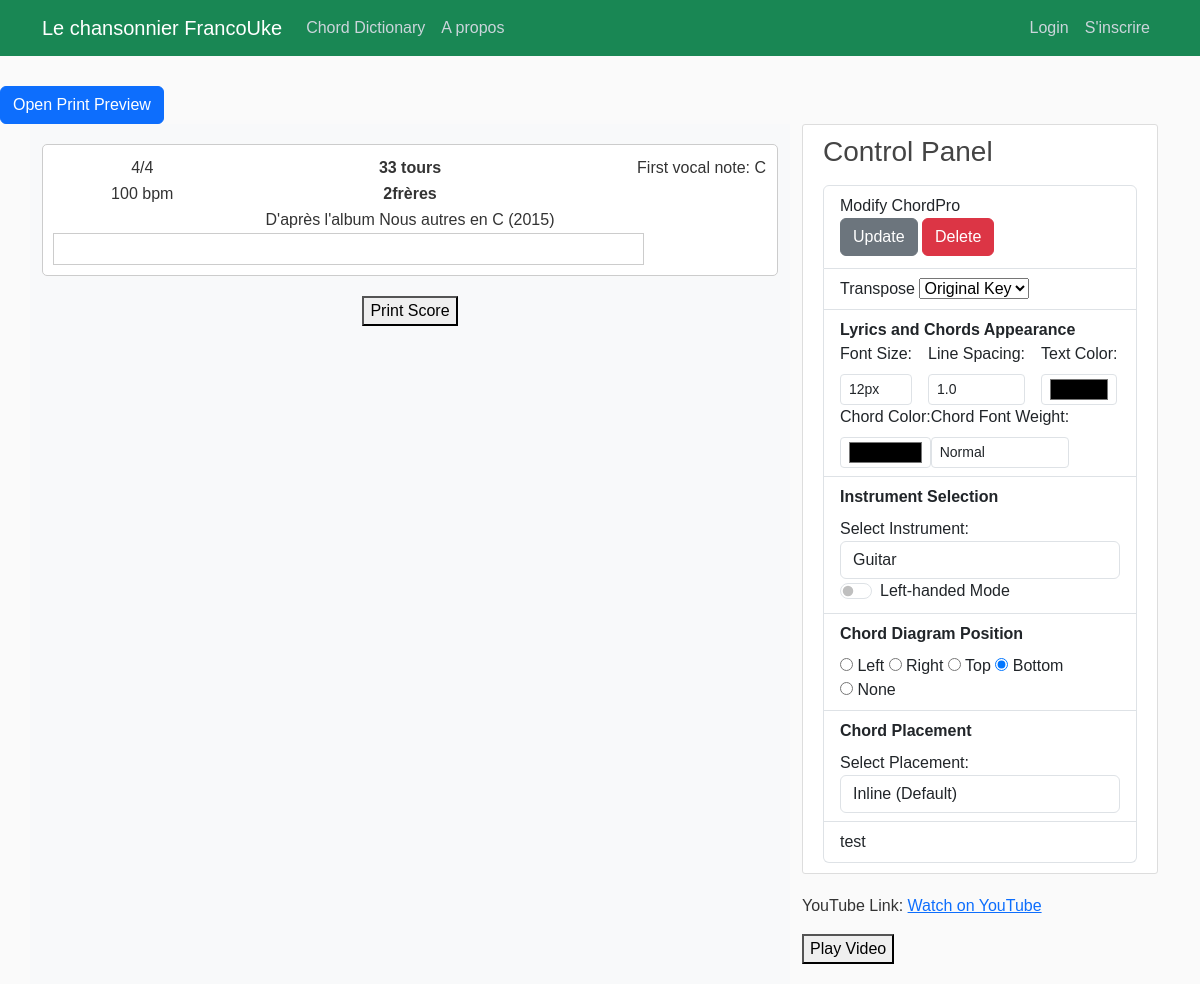
The page /score/253/ on the database its author committed.
### songbook/models.py (models this page shows, shortened)
class Song(models.Model):
    songTitle = models.CharField(max_length=100, blank=True, null=True)
    songChordPro = models.TextField()  # Original
    lyrics_with_chords = models.JSONField(null=True, blank=True)
    metadata = models.JSONField(blank=True, null=True)  # Stores metadata as JSON
    date_posted = models.DateField(default=timezone.now)
    contributor = models.ForeignKey(User, on_delete=models.CASCADE)
    abc_notation = models.TextField(blank=True, null=True, help_text="Optional ABC notation for this song.")
    tags = TaggableManager(blank=True)

### songbook/views.py (the view)
# urls.py: path('score/<int:pk>/', ScoreView.as_view(),name='score'),
class ScoreView(DetailView):
    model = Song
    template_name = 'songbook/song_simplescore.html'  # Temporary template for experiments
    context_object_name = 'score'
    def get_context_data(self, **kwargs):
        context = super().get_context_data(**kwargs)
        if self.request.user.is_authenticated:
            preferences, created = UserPreference.objects.get_or_create(user=self.request.user)
            context["preferences"] = preferences
        else:
            context["preferences"] = None  # Handle unauthenticated users if necessary
        return context

### songbook/templates/songbook/song_simplescore.html (shortened to what this page needs)
{% load static %}
<!DOCTYPE html>
<html lang="en">
<head>
<link href="https://cdn.jsdelivr.net/npm/bootstrap@5.3.3/dist/css/bootstrap.min.css" rel="stylesheet">
    {% if pdf_generation %}
        <link rel="stylesheet" href="file://{{ STATIC_ROOT }}/songbook/main.css">
        <link rel="stylesheet" href="file://{{ STATIC_ROOT }}/songbook/song_simplescore.css">
    {% else %}
        <link rel="stylesheet" type="text/css" href="{% static 'songbook/main.css' %}">
        <link rel="stylesheet" href="{% static 'songbook/song_simplescore.css' %}">
    {% endif %}
</head>
<body>
    <header class="site-header">
        {% include "partials/_navbar.html" %}
      </header>
      <button type="button" class="btn btn-primary mt-3" data-bs-toggle="modal" data-bs-target="#printPreviewModal">
        Open Print Preview
    </button>
      <main role="main" class="container">
        <div class="row">
            <div class="col-8 bg-light">
                <div id="printableScore" style="background-color:#FFF; padding: 10px; border: 1px solid #ccc; border-radius: 5px; max-width: 800px; margin: 20px auto;">
                    <table id="song_header" table table-borderless style="width: 100%; margin: 0 auto; padding: 1;">
                        <tbody>
                            <tr style="height:fit-content;">
                                <td class="col-3">
                                    {% if score.metadata.timeSignature %}
                                        {{ score.metadata.timeSignature }}
                                    {% endif %}
                                </td>
                                <td class="col-6" style="text-align: center; font-weight: bolder;">{{ score.songTitle }}</td>
                                <td class="col-3" style="text-align: right;">
                                    {% if score.metadata.1stnote %}
                                        First vocal note: {{ score.metadata.1stnote }}
                                    {% endif %}
                                </td>
                            </tr>
                            <tr>
                                <td class="col-sm-3">
                                    {% if score.metadata.tempo %}
                                        {{ score.metadata.tempo }} bpm
                                {% endif %}
                                    </td>
                                <td class="col-sm-6" style="text-align: center; font-weight: bolder;">{{ score.metadata.artist }}</td>
                                <td class="col-sm-3"></td>
                            </tr>
                            <tr>
                                <td colspan="3" style="text-align: center; " id="recording">D'après l'album {{ score.metadata.album }} en {{ score.metadata.key }} ({{ score.metadata.year }})</td>
                            </tr>
                        </tbody>
                    </table>
                <div id="lyrics-and-chords" class="row">
                    <div class="col-10">
                        <div id="lyrics-container" class="lyrics-container">
                        </div>
                    </div>
                    <div id="right-chord-diagram-placeholder" class="col-2"></div>
                </div>
            </div>
        <button onclick="printDiv('printableScore')" style="display: block; margin: 20px auto;">Print Score</button>
        </div>
            <div class="col-4">
                {% include "partials/_control_panel.html" %}
            </div>
    </main>
</body>
</html>

### songbook/static/songbook/main.css (style rules this page uses)
body { background: #fafafa; color: #333333; margin-top: 5rem; }
.lyrics-container { line-height: 1.0; }

### songbook/static/songbook/song_simplescore.css (style rules this page uses)
body { font-family: Arial, sans-serif; padding-top: 70px; margin: 0; }
#song_header { width: 100%; border-collapse: collapse; margin-bottom: 10px; }
#song_header td { padding: 1px; text-align: center; border: 0px solid #ddd; background-color: #fff; }
#song_header td[colspan="3"] { text-align: center; }
#chord-container, .lyrics-container { border: 1px solid #ccc; padding: 5px; background-color: #f9f9f9; }
.lyrics-container { background-color: #fff; padding: 15px; flex-grow: 1; transition:all 0.3 ease; }
.row > div:not(.lyrics-container) { text-align: left; }
#recording { text-align: center; }

### rows shown on the page
Song: metadata.timeSignature "4/4", songTitle "33 tours", metadata.1stnote "C", metadata.tempo "100", metadata.artist "2frères", metadata.album "Nous autres", metadata.key "C", metadata.year "2015"
